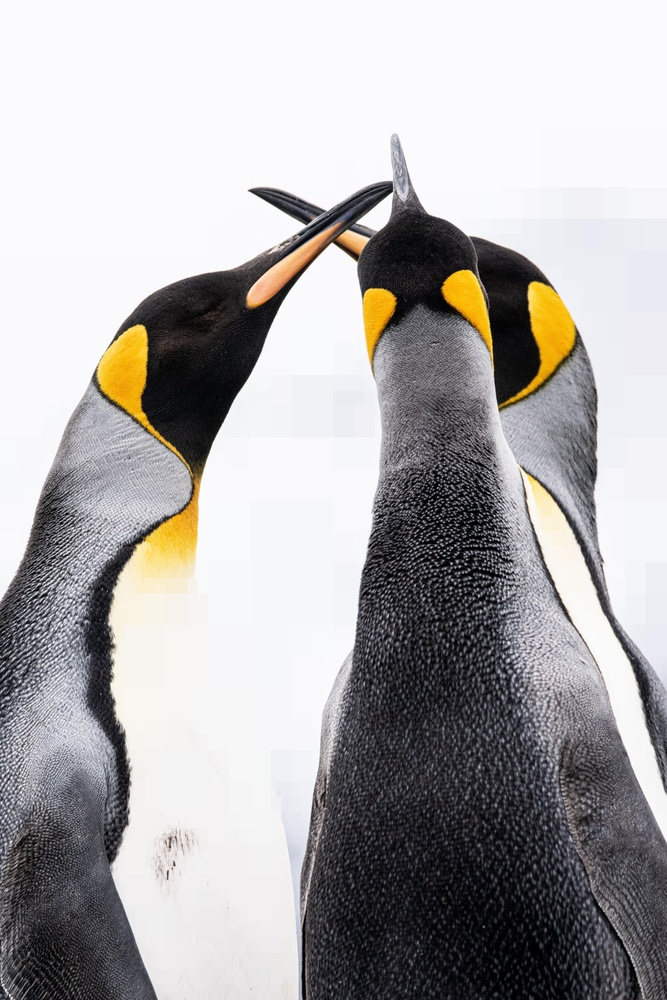
#> input picture penguins_decompressed.jpg, 667 x 1000 px, shrunk from 4039 x 6058 before the run
$ python compressor.py penguins_decompressed.jpg
#> lines starting #> are read from the running program, lines starting #| are printed output that depends on the picture
### node.py
from __future__ import annotations


class QuadtreeNode:
    def __init__(self, x, y, width, height, color=None, children=None):
        self.x = x
        self.y = y
        self.width = width
        self.height = height
        self.color = color
        self.children = children

    def is_leaf(self) -> bool:
        return self.color is not None and self.children is None

    def to_dict(self) -> dict:
        if self.is_leaf():
            return {
                "x": self.x,
                "y": self.y,
                "width": self.width,
                "height": self.height,
                "color": list(self.color),
                "children": None
            }
        else:
            return {
                "x": self.x,
                "y": self.y,
                "width": self.width,
                "height": self.height,
                "color": None,
                "children": [
                    child.to_dict()
                    for child in self.children
                ]
            }

    @classmethod
    def from_dict(cls, data: dict) -> QuadtreeNode:
        if data["children"] is None:
            return cls(
                x=data["x"],
                y=data["y"],
                width=data["width"],
                height=data["height"],
                color=tuple(data["color"]),
                children=None,
            )

        children = tuple(
            cls.from_dict(child_data)
            for child_data in data["children"]
        )

        return cls(
            x=data["x"],
            y=data["y"],
            width=data["width"],
            height=data["height"],
            color=None,
            children=children,
        )

### compressor.py
import json
import sys
from pathlib import Path

import numpy as np
from PIL import Image, ImageDraw
from tqdm import tqdm

from node import QuadtreeNode

DEFAULT_THRESHOLD = 60


class QuadtreeCompressor:
    def __init__(self, path: str, threshold: int = 20):
#> called with path = 'penguins_decompressed.jpg', threshold = 60
        self.path = path
        self.threshold = threshold
        self.image = Image.open(path).convert("RGB")
#> self.image is the input picture: PIL image 667x1000 RGB; mean R, G, B 172, 169.9, 170
        self.pixels = np.asarray(self.image, dtype=np.int16)

    def is_uniform(self, x: int, y: int, width: int, height: int) -> bool:
#> called with x = 0, y = 0, width = 667, height = 1000
        region = self.pixels[y:y + height, x:x + width]
        base_color = self.pixels[y, x]
#> base_color = [251, 251, 253]
        differences = np.abs(region - base_color).sum(axis=2)
        if int(differences.max()) <= self.threshold:
            return True
        else:
            return False

    def split_regions(self, x: int, y: int, width: int, height: int):
        w1, w2 = width // 2, width - width // 2
        h1, h2 = height // 2, height - height // 2

        return (
            (x, y, w1, h1),                  # top left
            (x + w1, y, w2, h1),             # top right
            (x, y + h1, w1, h2),             # bottom left
            (x + w1, y + h1, w2, h2),        # bottom right
        )

    def build_tree(self, x=0, y=0, width=None, height=None, progress_bar=None,) -> QuadtreeNode:
        if width is None:
            width = self.image.width
        if height is None:
            height = self.image.height

        if self.is_uniform(x, y, width, height) or width == 1 or height == 1:
            color = self.average_color(x, y, width, height)
            if progress_bar is not None:
                progress_bar.update(width * height)
            return QuadtreeNode(x, y, width, height, color=color)

        children = tuple(
            self.build_tree(child_x, child_y, child_w, child_h, progress_bar)
            for child_x, child_y, child_w, child_h in self.split_regions(x, y, width, height)
        )
#> call 2 of is_uniform, with x = 0, y = 0, width = 333, height = 500
#> in is_uniform (call 2), `region = self.pixels[y:y + height, x:x + width]`:
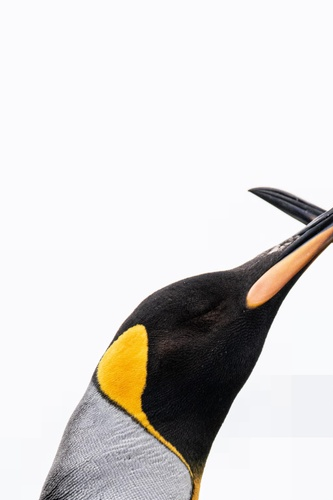
#> region: shape (500, 333, 3) int16; mean R, G, B 216.4, 214, 212.3
#> in is_uniform (call 2), `differences = np.abs(region - base_color).sum(axis=2)`:
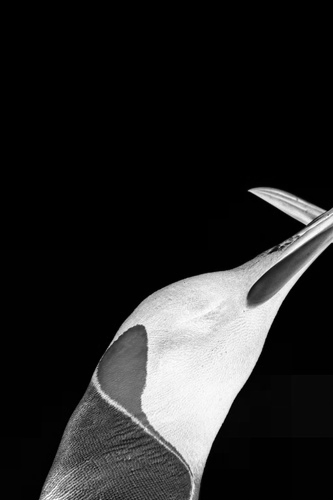
#> differences: shape (500, 333) int64; min 0, max 755, mean 112.4; drawn with min black and max white
#> in is_uniform (call 3), `differences = np.abs(region - base_color).sum(axis=2)`: differences: shape (250, 166) int64; every value is 0
        return QuadtreeNode(x, y, width, height, children=children)

    def average_color(self, x: int, y: int, width: int, height: int) -> tuple[int, int, int]:
#> called with x = 0, y = 0, width = 166, height = 250
        region = self.pixels[y:y + height, x:x + width]
        average = region.mean(axis=(0, 1)).astype(int)
#> average = [251, 251, 253]
        return tuple(int(channel) for channel in average)

    def compress(self) -> QuadtreeNode:
        total_pixels = self.image.width * self.image.height
        with tqdm(total=total_pixels, desc="Compressing", unit="px", unit_scale=True) as progress:
            return self.build_tree(
                x=0,
                y=0,
                width=self.image.width,
                height=self.image.height,
                progress_bar=progress,
            )
#> in __init__, `self.color = color`: self.color = (251, 251, 253)
#> call 4 of is_uniform, with x = 166, y = 0, width = 167, height = 250
#> in is_uniform (call 4), `region = self.pixels[y:y + height, x:x + width]`:
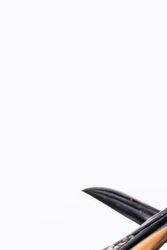
#> region: shape (250, 167, 3) int16; mean R, G, B 241.6, 240.9, 242.6
#> in is_uniform (call 4), `differences = np.abs(region - base_color).sum(axis=2)`: differences: shape (250, 167) int64; 713 distinct labels, from 0 to 751
#> in is_uniform (call 5), `differences = np.abs(region - base_color).sum(axis=2)`: differences: shape (125, 83) int64; every value is 0
#> in is_uniform (call 6), `differences = np.abs(region - base_color).sum(axis=2)`: differences: shape (125, 84) int64; every value is 0
#> in is_uniform (call 7), `differences = np.abs(region - base_color).sum(axis=2)`:
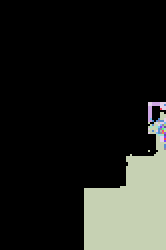
#> differences: shape (125, 83) int64 (shown 2 times larger); 20 distinct labels, from 0 to 427; one colour per label, 0 black
#> in is_uniform (call 8), `differences = np.abs(region - base_color).sum(axis=2)`: differences: shape (62, 41) int64; every value is 0
#> in is_uniform (call 9), `differences = np.abs(region - base_color).sum(axis=2)`:
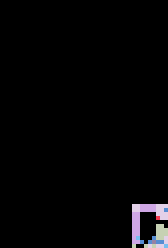
#> differences: shape (62, 42) int64 (shown 4 times larger); 8 distinct labels, from 0 to 9; one colour per label, 0 black
#> in is_uniform (call 10), `differences = np.abs(region - base_color).sum(axis=2)`: differences: shape (63, 41) int64; every value is 0
#> in is_uniform (call 11), `differences = np.abs(region - base_color).sum(axis=2)`:
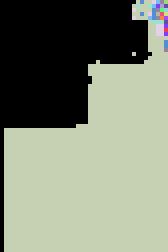
#> differences: shape (63, 42) int64 (shown 4 times larger); 19 distinct labels, from 0 to 427; one colour per label, 0 black
#> in is_uniform (call 12), `differences = np.abs(region - base_color).sum(axis=2)`: differences: shape (31, 21) int64; every value is 0
#> in is_uniform (call 13), `differences = np.abs(region - base_color).sum(axis=2)`:
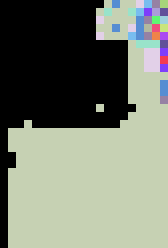
#> differences: shape (31, 21) int64 (shown 8 times larger); 19 distinct labels, from 0 to 427; one colour per label, 0 black

    def save(self, output_path: str) -> None:
        root = self.compress()
        data = root.to_dict()
#> data = 6 items

        with open(output_path, "w") as file:
            json.dump(data, file)


class ImageCodec:
    @staticmethod
    def compress(input_path: str, output_path: str, threshold: int = 20,) -> None:
        compressor = QuadtreeCompressor(input_path, threshold)
        compressor.save(output_path)

    @staticmethod
    def decompress(input_path: str, output_path: str) -> None:
#> called with input_path = 'penguins_decompressed_compressed.json', output_path = 'penguins_decompressed_decompressed.jpg'
        with open(input_path, "r") as file:
            data = json.load(file)

        root = QuadtreeNode.from_dict(data)
        img = Image.new("RGB", (root.width, root.height))
#> img: PIL image 667x1000 RGB; every value is 0
        ImageCodec.draw_node(img, root)
        img.save(output_path)

    @staticmethod
    def draw_node(img: Image.Image, node: QuadtreeNode) -> None:
        draw = ImageDraw.Draw(img)
        ImageCodec.draw_node_with_draw(draw, node)

    @staticmethod
    def draw_node_with_draw(draw: ImageDraw.ImageDraw, node: QuadtreeNode) -> None:
        if node.is_leaf():
            draw.rectangle(
                [
                    node.x,
                    node.y,
                    node.x + node.width - 1,
                    node.y + node.height - 1,
                ],
                fill=node.color,
            )
            return
        for child in node.children:
            ImageCodec.draw_node_with_draw(draw, child)
#> this loop made 4 passes


def output_paths(input_path: str) -> tuple[str, str]:
    image_path = Path(input_path)
    compressed_path = image_path.with_name(f"{image_path.stem}_compressed.json")
    decompressed_path = image_path.with_name(f"{image_path.stem}_decompressed{image_path.suffix}")
    return str(compressed_path), str(decompressed_path)


def main():
    if len(sys.argv) != 2:
        raise SystemExit("Usage: python compressor.py path/to/image")

    input_path = sys.argv[1]
    compressed_path, decompressed_path = output_paths(input_path)

    ImageCodec.compress(input_path, compressed_path, threshold=DEFAULT_THRESHOLD)
    ImageCodec.decompress(compressed_path, decompressed_path)
    print(f"Compressed {input_path} to {compressed_path}")
    print(f"Decompressed {compressed_path} to {decompressed_path}")


if __name__ == "__main__":
    main()
